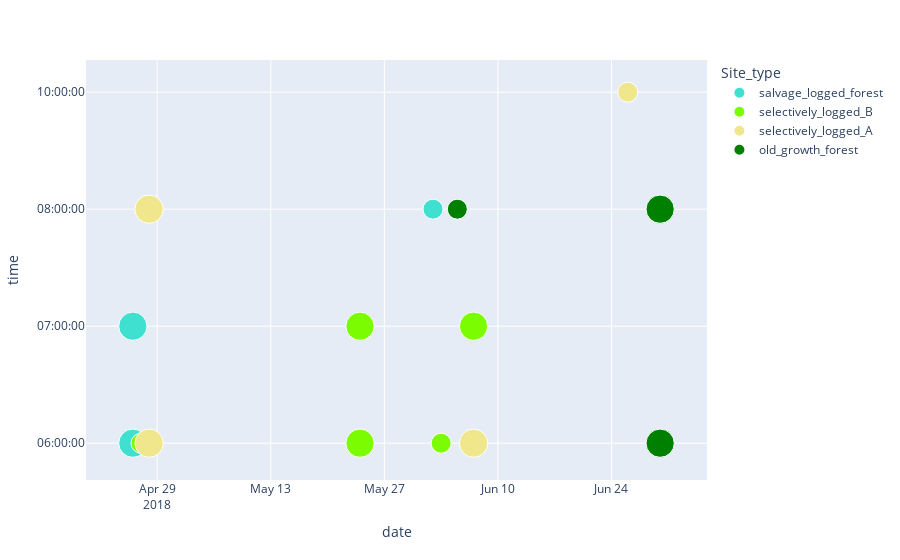

Notebook source saved alongside this figure:
### Markdown cell above
#### conclusion
- locations that have more than 1 recording on the same day (and same conditions) could be tested as control
- an avarage of acoustic complexity could be calculated for the 4 different groups / 3 different landuses from the recordings of 2018
- old_growth_forest and selectively_logged_A group could be comparead over time
- salvage_logged_forest can be compared to selevtively logged forests (similar recording dates and times)

### Code cell
df18 = df.loc[df['year'] == '2018']

# px.scatter(df18, y="time", x="date", size = 'count', color="Site", color_discrete_map = color_discrete_map, opacity = 1)
px.scatter(df18, y="time", x="date", size = 'count', color="Site_type", color_discrete_map = color_discrete_map, opacity = 1)

### Figure 1 — Plotly figure (JSON) as saved in the notebook; plotly's stock layout.template omitted (floating-point values rounded to 4 significant figures)
{"data": [{"hovertemplate": "Site_type=salvage_logged_forest<br>date=%{x}<br>time=%{y}<br>count=%{marker.size}<extra></extra>", "legendgroup": "salvage_logged_forest", "marker": {"color": "turquoise", "opacity": 1, "size": [2, 2, 1], "sizemode": "area", "sizeref": 0.005, "symbol": "circle"}, "mode": "markers", "name": "salvage_logged_forest", "orientation": "v", "showlegend": true, "type": "scatter", "x": ["2018-4-26", "2018-4-26", "2018-6-2"], "xaxis": "x", "y": ["06:00:00", "07:00:00", "08:00:00"], "yaxis": "y"}, {"hovertemplate": "Site_type=selectively_logged_B<br>date=%{x}<br>time=%{y}<br>count=%{marker.size}<extra></extra>", "legendgroup": "selectively_logged_B", "marker": {"color": "lawngreen", "opacity": 1, "size": [1, 2, 2, 1, 2], "sizemode": "area", "sizeref": 0.005, "symbol": "circle"}, "mode": "markers", "name": "selectively_logged_B", "orientation": "v", "showlegend": true, "type": "scatter", "x": ["2018-4-27", "2018-5-24", "2018-5-24", "2018-6-3", "2018-6-7"], "xaxis": "x", "y": ["06:00:00", "06:00:00", "07:00:00", "06:00:00", "07:00:00"], "yaxis": "y"}, {"hovertemplate": "Site_type=selectively_logged_A<br>date=%{x}<br>time=%{y}<br>count=%{marker.size}<extra></extra>", "legendgroup": "selectively_logged_A", "marker": {"color": "khaki", "opacity": 1, "size": [2, 2, 2, 1], "sizemode": "area", "sizeref": 0.005, "symbol": "circle"}, "mode": "markers", "name": "selectively_logged_A", "orientation": "v", "showlegend": true, "type": "scatter", "x": ["2018-4-28", "2018-4-28", "2018-6-7", "2018-6-26"], "xaxis": "x", "y": ["06:00:00", "08:00:00", "06:00:00", "10:00:00"], "yaxis": "y"}, {"hovertemplate": "Site_type=old_growth_forest<br>date=%{x}<br>time=%{y}<br>count=%{marker.size}<extra></extra>", "legendgroup": "old_growth_forest", "marker": {"color": "green", "opacity": 1, "size": [1, 2, 2], "sizemode": "area", "sizeref": 0.005, "symbol": "circle"}, "mode": "markers", "name": "old_growth_forest", "orientation": "v", "showlegend": true, "type": "scatter", "x": ["2018-6-5", "2018-6-30", "2018-6-30"], "xaxis": "x", "y": ["08:00:00", "06:00:00", "08:00:00"], "yaxis": "y"}], "layout": {"autosize": true, "legend": {"itemsizing": "constant", "title": {"text": "Site_type"}, "tracegroupgap": 0}, "margin": {"t": 60}, "xaxis": {"anchor": "y", "autorange": true, "domain": [0, 1], "range": ["2018-04-20 17:21:48.5892", "2018-07-05 06:38:11.4108"], "title": {"text": "date"}, "type": "date"}, "yaxis": {"anchor": "x", "autorange": true, "domain": [0, 1], "range": [-0.4704, 3.389], "title": {"text": "time"}, "type": "category"}}}
